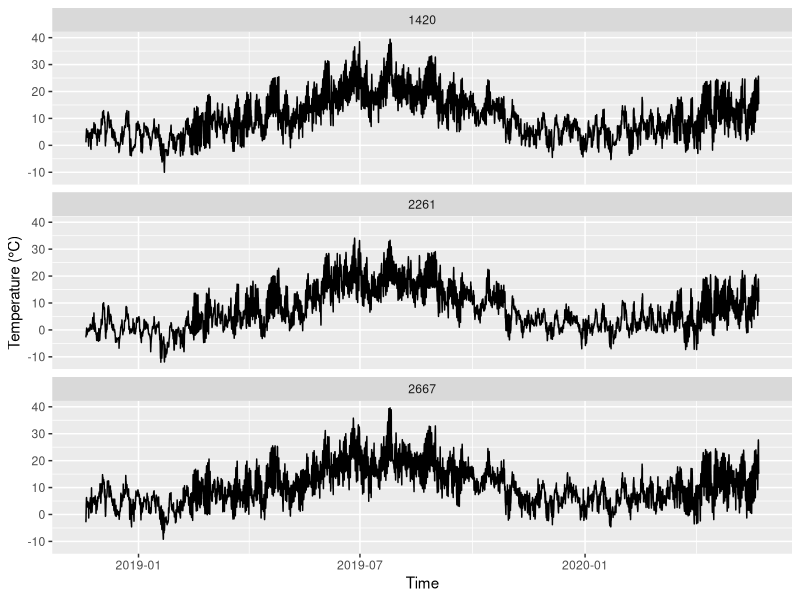
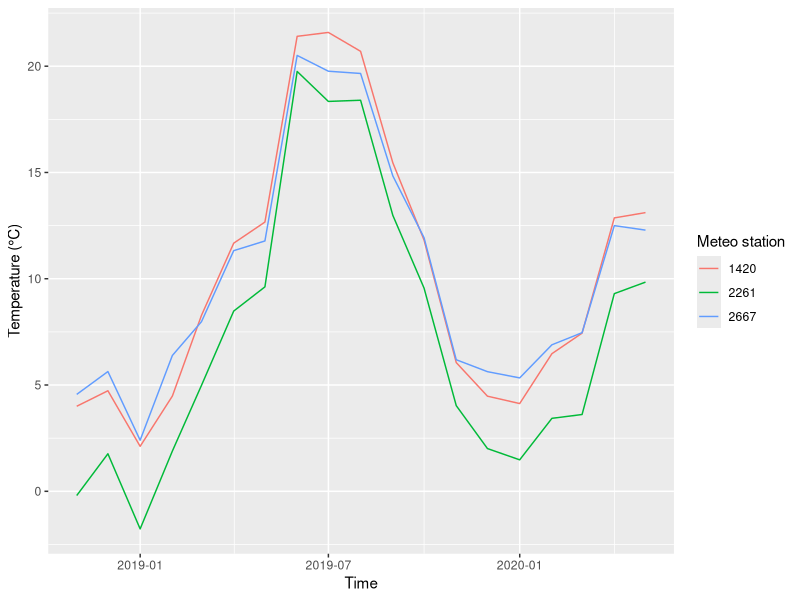
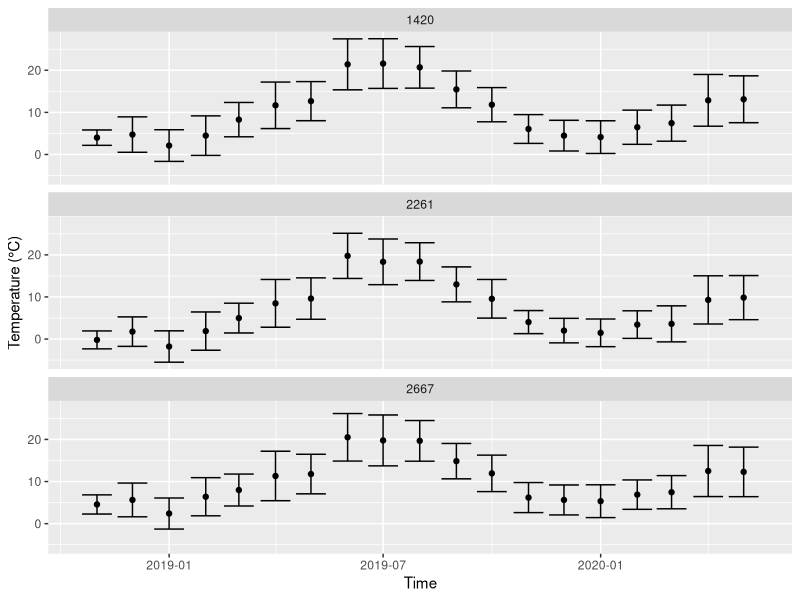
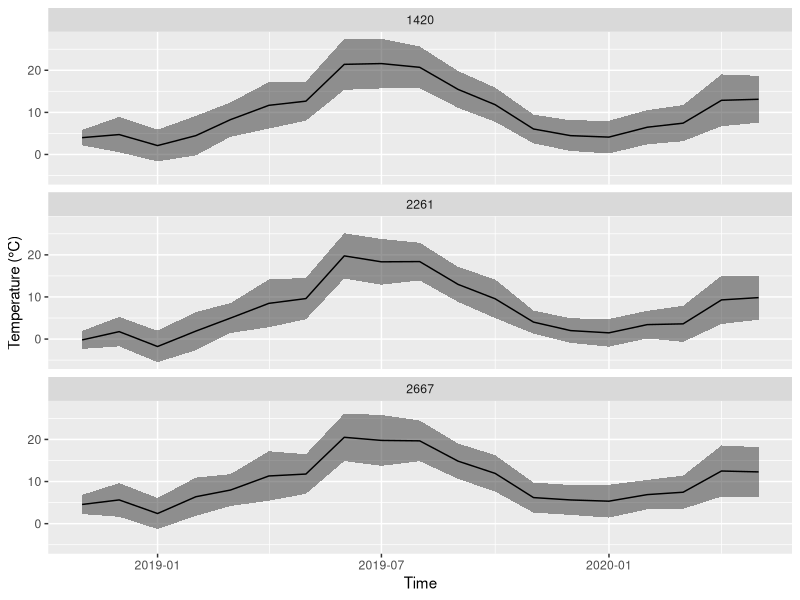
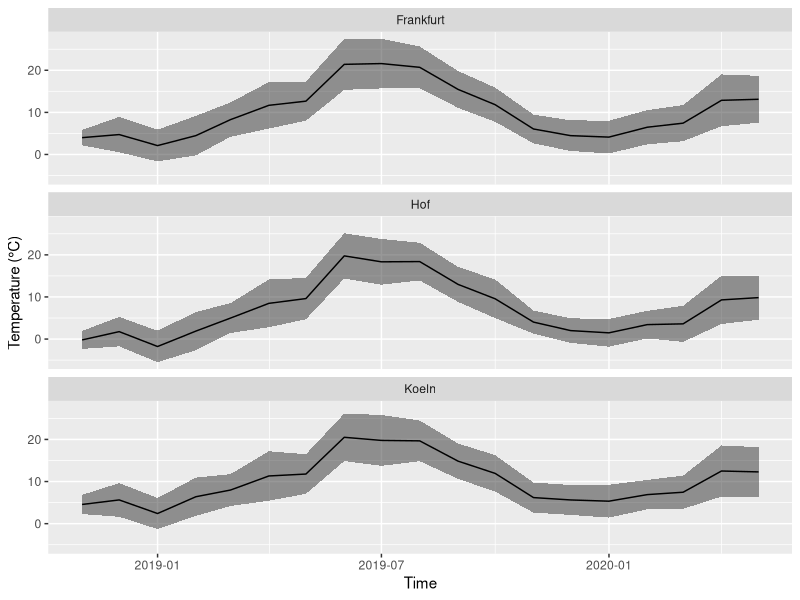

Write R code to recreate these figures, in order.
## ---- chunk 1
library(tidyverse)
## ---- chunk 2
temp_humid <- read_delim('data/meteo.csv', delim = ';',    trim_ws = T)
## ---- chunk 3
temp_humid
## ---- chunk 4
class(temp_humid)
## ---- chunk 5
library(lubridate)

temp_humid$MESS_DATUM <- ymd_h(temp_humid$MESS_DATUM)

temp_humid
## ---- chunk 6
station_ids <-  c('2261' = 'Hof', '1420' = 'Frankfurt', '2667' = 'Koeln')
## ---- chunk 7
temp_humid %>% 
  group_by(STATIONS_ID) %>% 
  count()
## ---- chunk 8
temp_humid %>% 
  filter(STATIONS_ID == '2667') %>%
  count()
## ---- chunk 9
temp_humid %>% 
  filter(STATIONS_ID == '2667' | STATIONS_ID == '2261') %>%
  group_by(STATIONS_ID) %>% 
  count()
## ---- chunk 10
temp_humid %>% 
  filter(STATIONS_ID != '1420') %>%
  group_by(STATIONS_ID) %>% 
  count()
## ---- chunk 11
temp_humid %>% 
  filter(STATIONS_ID %in% c('2667', '2261')) %>%
  group_by(STATIONS_ID) %>% 
  count()
## ---- chunk 12
ggplot(data = temp_humid, aes(x = MESS_DATUM, y = TT_TU)) + 
  geom_line() +
  facet_wrap(~STATIONS_ID, nrow = 3) +
  labs(x = 'Time', y = 'Temperature (°C)')
## ---- chunk 13
temp_humid <- temp_humid %>% 
  mutate(year = year(MESS_DATUM),
         month = month(MESS_DATUM))

temp_humid
## ---- chunk 14
monthly_means <- temp_humid %>%
  group_by(STATIONS_ID, year, month) %>% 
  summarize(mean_T = mean(TT_TU), mean_RH = mean(RF_TU),
            sd_T = sd(TT_TU), sd_RH = sd(RF_TU))

monthly_means
## ---- chunk 15
str(monthly_means)
## ---- chunk 16
monthly_means <- ungroup(monthly_means)
## ---- chunk 17
monthly_means <- monthly_means %>%
  mutate(year_month = parse_date_time(paste0(year, month), orders = 'ym', tz = 'CET')) %>% 
  relocate(year_month, .before = year)

monthly_means
## ---- chunk 18
ggplot(data = monthly_means, aes(x = year_month, y = mean_T, col = factor(STATIONS_ID))) + 
  geom_line() + 
  labs(x = 'Time', y = 'Temperature (°C)', color = 'Meteo station')
## ---- chunk 19
ggplot(monthly_means, aes(x = year_month, y = mean_T, ymin = mean_T - sd_T, ymax = mean_T + sd_T)) +
  geom_errorbar() +
  geom_point() +
  facet_wrap(~STATIONS_ID, nrow = 3) + 
  labs(x = 'Time', y = 'Temperature (°C)')
## ---- chunk 20
ggplot(monthly_means, aes(x = year_month, y = mean_T, ymin = mean_T - sd_T, ymax = mean_T + sd_T)) +
  geom_ribbon(alpha = 0.5) +
  geom_line() +
  facet_wrap(~STATIONS_ID, nrow = 3) + 
  labs(x = 'Time', y = 'Temperature (°C)')
## ---- chunk 21
station_ids
## ---- chunk 22
ggplot(monthly_means, aes(x = year_month, y = mean_T, ymin = mean_T - sd_T, ymax = mean_T + sd_T)) +
  geom_ribbon(alpha = 0.5) +
  geom_line() +
  facet_wrap(~STATIONS_ID, nrow = 3, labeller = labeller(STATIONS_ID = station_ids)) + 
  labs(x = 'Time', y = 'Temperature (°C)')
